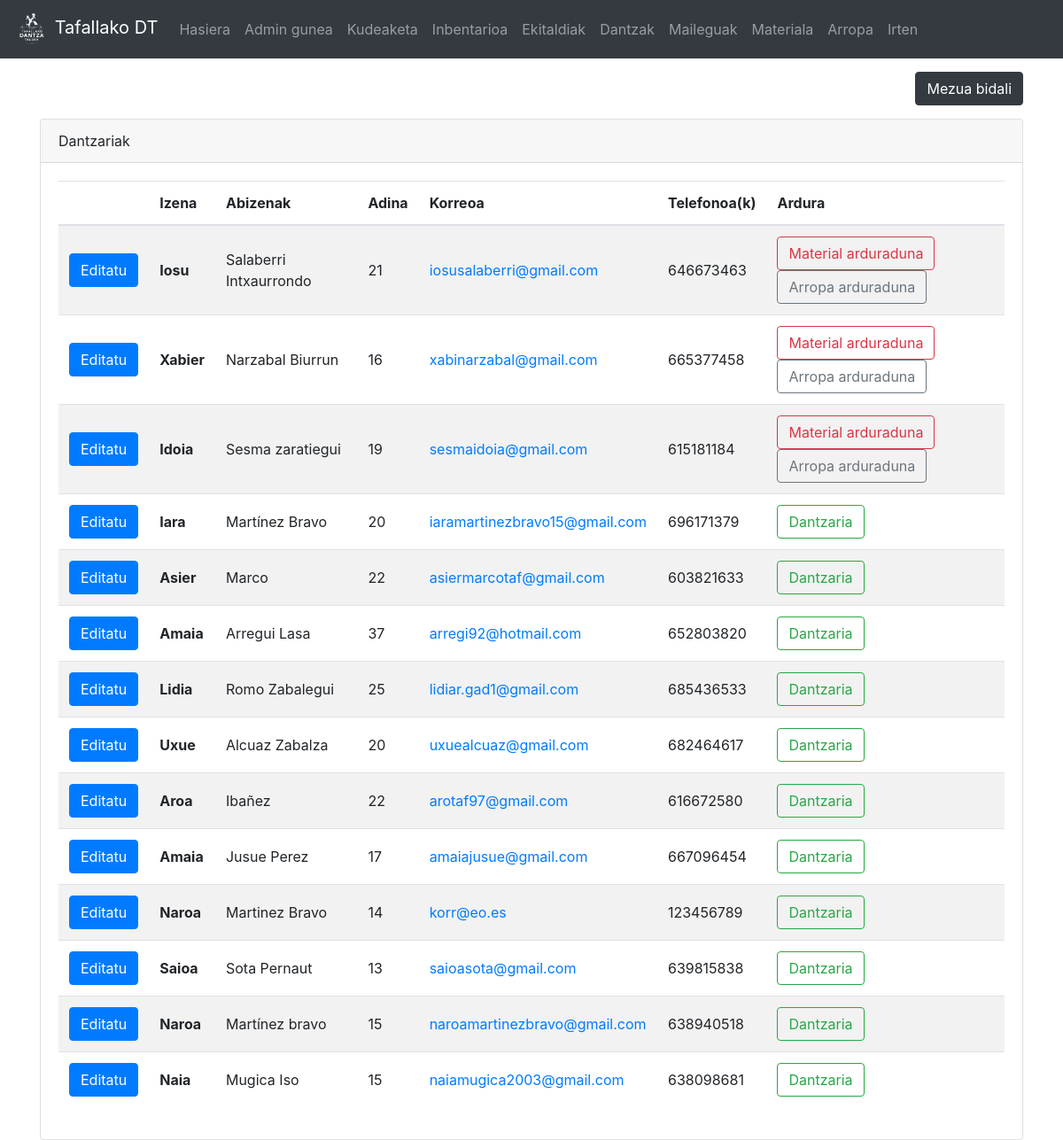
Page /dashboard (signed in) on the earlier database version.
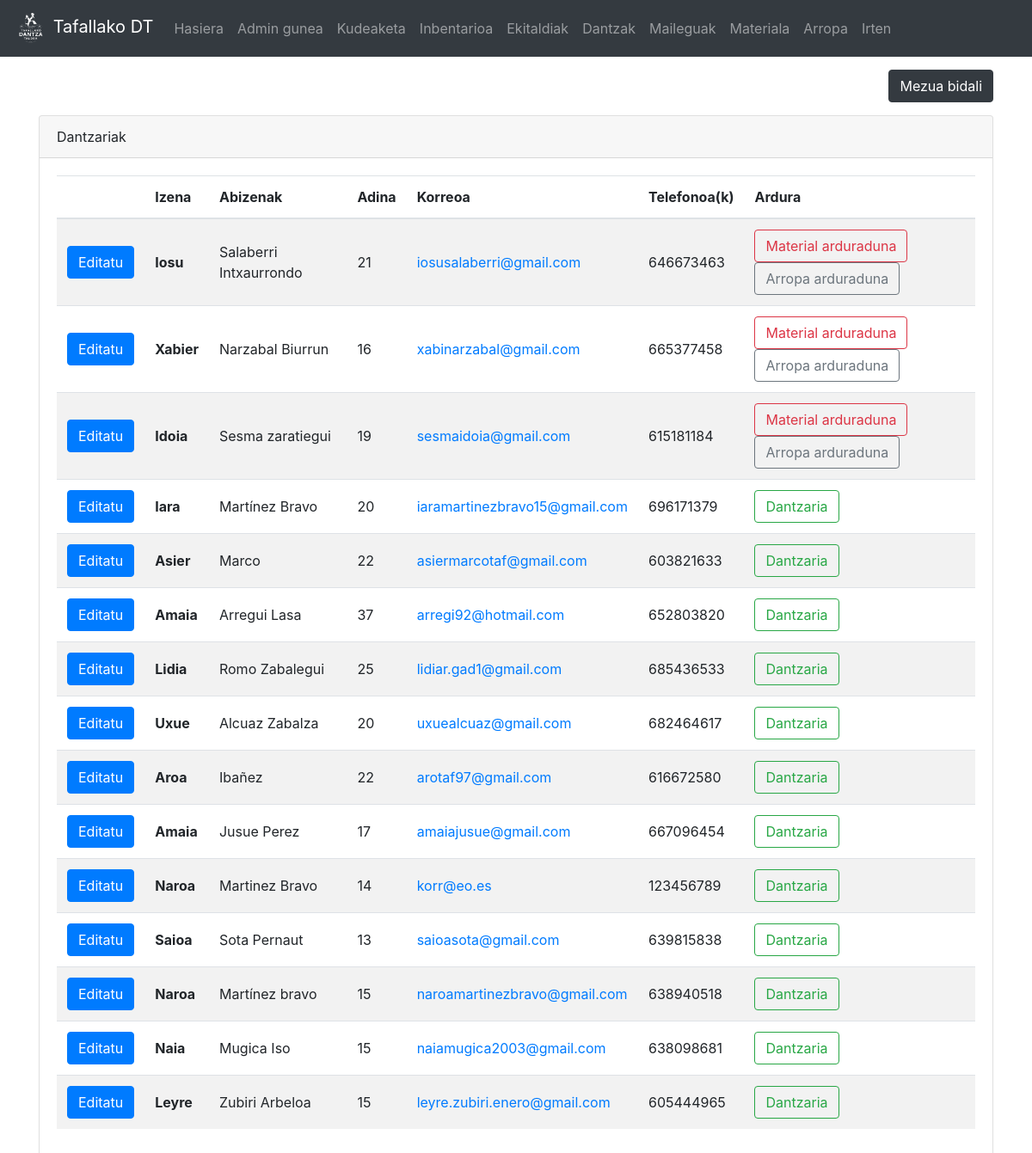
Same page on the later database version.
### dantza/models.py (models this page shows, shortened)
class Dantzaria(models.Model):
	user = models.OneToOneField(User, on_delete=models.CASCADE)
	izena = models.CharField(max_length=50)
	abizenak = models.CharField(max_length=200)
	jaiotze_data = models.DateTimeField('jaiotze data')
	email = models.CharField(max_length=100)
	def adina(self):
		today = date.today()
		return today.year - self.jaiotze_data.year - ((today.month, today.day) < (self.jaiotze_data.month, self.jaiotze_data.day))
	def telefonoak(self):
		t_list = Telefono.objects.filter(dantzari=self)
		return ', '.join(str(e.zenbakia) for e in t_list)
	def is_materialArduraduna(self):
		return self.user.groups.filter(name='material_arduradunak').exists()
	def is_arropaArduraduna(self):
		return self.user.groups.filter(name='arropa_arduradunak').exists()

class Telefono(models.Model):
	zenbakia = models.IntegerField()
	dantzari = models.ForeignKey(Dantzaria, on_delete=models.CASCADE)

### dantza/views.py (the view, shortened to what this page needs)
# urls.py: path('dashboard', views.dashboard, name = 'dashboard'),
@login_required(login_url='/login')
def dashboard(request):
	dantzari_list = Dantzaria.objects.all()
	maileguak = Mailegua.objects.filter(itzulita=False)
	return render(request,'dantza/dashboard.html',{'d_list':dantzari_list, 'mail_list':maileguak, 'h_list': HARTZAILEA})

### dantza/templatetags/auth_extras.py (called while the page is built)
@register.filter(name='has_group')
def has_group(user, group_name):
    return user.groups.filter(name=group_name).exists()

### templates/dantza/dashboard.html (shortened to what this page needs)
{% extends "dantza/base.html" %}
{% block edukia %}
<div class="container">
	<div class="clearfix">
		<button style="margin-top: 15px;" type="button" class="btn btn-dark float-right" data-toggle="modal" data-target="#mezua">
		  Mezua bidali
		</button>
	</div>
	{% if request.user.is_superuser %}
	<div class="card" style="margin-top:15px">
		<div class="card-header">Dantzariak</div>
		<div class="card-body">
	{% if d_list %}
	<div class="table-responsive">
		<table class="table table-hover table-striped">
		  <thead>
			<tr>
								<th scope="col"></th>
			  <th scope="col">Izena</th>
			  <th scope="col">Abizenak</th>
			  <th scope="col">Adina</th>
			  <th scope="col">Korreoa</th>
				<th scope="col">Telefonoa(k)</th>
				<th scope="col">Ardura</th>
			</tr>
		  </thead>
		  <tbody>
		{% for d in d_list %}
			  <tr>
				  <td style="vertical-align:middle;"><a href="/dantzari/{{ d.pk }}/" class="btn btn-primary">Editatu</a></td>
				  <th scope="row" style="vertical-align:middle;">{{ d.izena }}</th>
				  <td style="vertical-align:middle;">{{ d.abizenak }}</td>
				  <td style="vertical-align:middle;">{{ d.adina }}</td>
				  <td style="vertical-align:middle;"><a href="mailto:{{ d.email }}">{{ d.email }}</a></td>
				  <td style="vertical-align:middle;">{{ d.telefonoak }}</td>
				  <td>
					  {% if not d.is_materialArduraduna and not d.is_arropaArduraduna %}
					  <div class="btn btn-outline-success">Dantzaria</div>
					  {% endif %}
					  {% if d.is_materialArduraduna %}
					  <div class="btn btn-outline-danger">Material arduraduna</div>
					  {% endif %}
					  {% if d.is_arropaArduraduna %}
					  <div class="btn btn-outline-secondary">Arropa arduraduna</div>
					  {% endif %}
				  </td>
			  </tr>
		{% endfor %}
			</tbody>
</table>
			</div>
	{% else %}
		Oraindik ez dago dantzaririk<br/>
			<small>Dantzari berriak sortzeko, saioa itxi eta erregistratu</small>
	{% endif %}
		</div>
</div>
</div>
{% endif %}
{% endblock edukia %}

Differences in the rows shown:
added Dantzaria: izena "Leyre", abizenak "Zubiri Arbeloa", adina "15", email "leyre.zubiri.enero@gmail.com", telefonoak "605444965", shows "Dantzaria"
